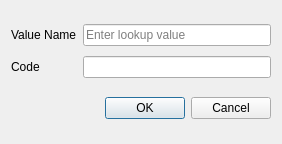
<?xml version="1.0" encoding="UTF-8"?>
<ui version="4.0">
 <class>LookupValue</class>
 <widget class="QDialog" name="LookupValue">
  <property name="geometry">
   <rect>
    <x>0</x>
    <y>0</y>
    <width>282</width>
    <height>144</height>
   </rect>
  </property>
  <property name="sizePolicy">
   <sizepolicy hsizetype="MinimumExpanding" vsizetype="Preferred">
    <horstretch>0</horstretch>
    <verstretch>0</verstretch>
   </sizepolicy>
  </property>
  <property name="windowTitle">
   <string>Lookup value</string>
  </property>
  <layout class="QVBoxLayout" name="verticalLayout_2">
   <item>
    <layout class="QVBoxLayout" name="notif_bar"/>
   </item>
   <item>
    <layout class="QGridLayout" name="gridLayout">
     <property name="verticalSpacing">
      <number>10</number>
     </property>
     <item row="0" column="0">
      <widget class="QLabel" name="label">
       <property name="minimumSize">
        <size>
         <width>60</width>
         <height>0</height>
        </size>
       </property>
       <property name="text">
        <string>Value Name</string>
       </property>
      </widget>
     </item>
     <item row="0" column="1">
      <widget class="QLineEdit" name="edtValue">
       <property name="placeholderText">
        <string>Enter lookup value</string>
       </property>
      </widget>
     </item>
     <item row="1" column="0">
      <widget class="QLabel" name="label_2">
       <property name="text">
        <string>Code</string>
       </property>
      </widget>
     </item>
     <item row="1" column="1">
      <widget class="QLineEdit" name="edtCode">
       <property name="maximumSize">
        <size>
         <width>16777215</width>
         <height>16777215</height>
        </size>
       </property>
      </widget>
     </item>
    </layout>
   </item>
   <item>
    <widget class="QDialogButtonBox" name="buttonBox">
     <property name="orientation">
      <enum>Qt::Horizontal</enum>
     </property>
     <property name="standardButtons">
      <set>QDialogButtonBox::Cancel|QDialogButtonBox::Ok</set>
     </property>
    </widget>
   </item>
  </layout>
 </widget>
 <tabstops>
  <tabstop>edtValue</tabstop>
  <tabstop>buttonBox</tabstop>
 </tabstops>
 <resources/>
 <connections>
  <connection>
   <sender>buttonBox</sender>
   <signal>accepted()</signal>
   <receiver>LookupValue</receiver>
   <slot>accept()</slot>
   <hints>
    <hint type="sourcelabel">
     <x>248</x>
     <y>254</y>
    </hint>
    <hint type="destinationlabel">
     <x>157</x>
     <y>274</y>
    </hint>
   </hints>
  </connection>
  <connection>
   <sender>buttonBox</sender>
   <signal>rejected()</signal>
   <receiver>LookupValue</receiver>
   <slot>reject()</slot>
   <hints>
    <hint type="sourcelabel">
     <x>316</x>
     <y>260</y>
    </hint>
    <hint type="destinationlabel">
     <x>286</x>
     <y>274</y>
    </hint>
   </hints>
  </connection>
 </connections>
</ui>
